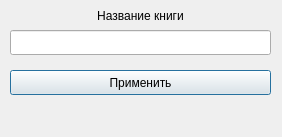
<?xml version="1.0" encoding="UTF-8"?>
<ui version="4.0">
 <class>Dialog</class>
 <widget class="QDialog" name="Dialog">
  <property name="geometry">
   <rect>
    <x>0</x>
    <y>0</y>
    <width>282</width>
    <height>137</height>
   </rect>
  </property>
  <property name="windowTitle">
   <string>Добавление</string>
  </property>
  <property name="windowIcon">
   <iconset>
    <normaloff>../Images/icon.jpg</normaloff>../Images/icon.jpg</iconset>
  </property>
  <widget class="QLabel" name="titleLabel">
   <property name="geometry">
    <rect>
     <x>0</x>
     <y>0</y>
     <width>281</width>
     <height>31</height>
    </rect>
   </property>
   <property name="text">
    <string>Название книги</string>
   </property>
   <property name="alignment">
    <set>Qt::AlignCenter</set>
   </property>
  </widget>
  <widget class="QPushButton" name="pushButton">
   <property name="geometry">
    <rect>
     <x>10</x>
     <y>70</y>
     <width>261</width>
     <height>25</height>
    </rect>
   </property>
   <property name="text">
    <string>Применить</string>
   </property>
  </widget>
  <widget class="QLabel" name="label">
   <property name="geometry">
    <rect>
     <x>10</x>
     <y>110</y>
     <width>201</width>
     <height>20</height>
    </rect>
   </property>
   <property name="text">
    <string/>
   </property>
  </widget>
  <widget class="QLineEdit" name="lineEdit">
   <property name="geometry">
    <rect>
     <x>10</x>
     <y>30</y>
     <width>261</width>
     <height>25</height>
    </rect>
   </property>
  </widget>
 </widget>
 <resources/>
 <connections/>
</ui>
